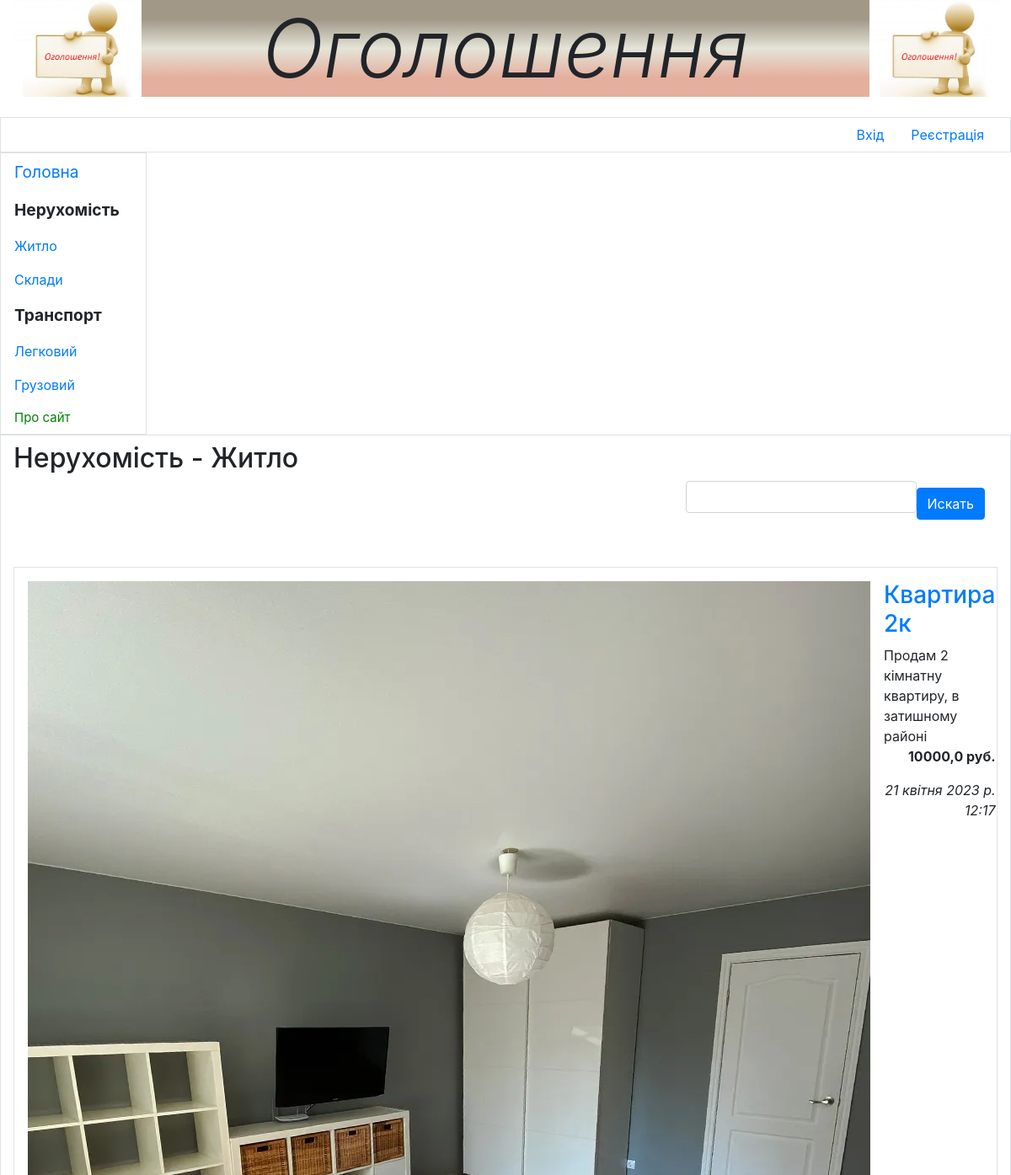
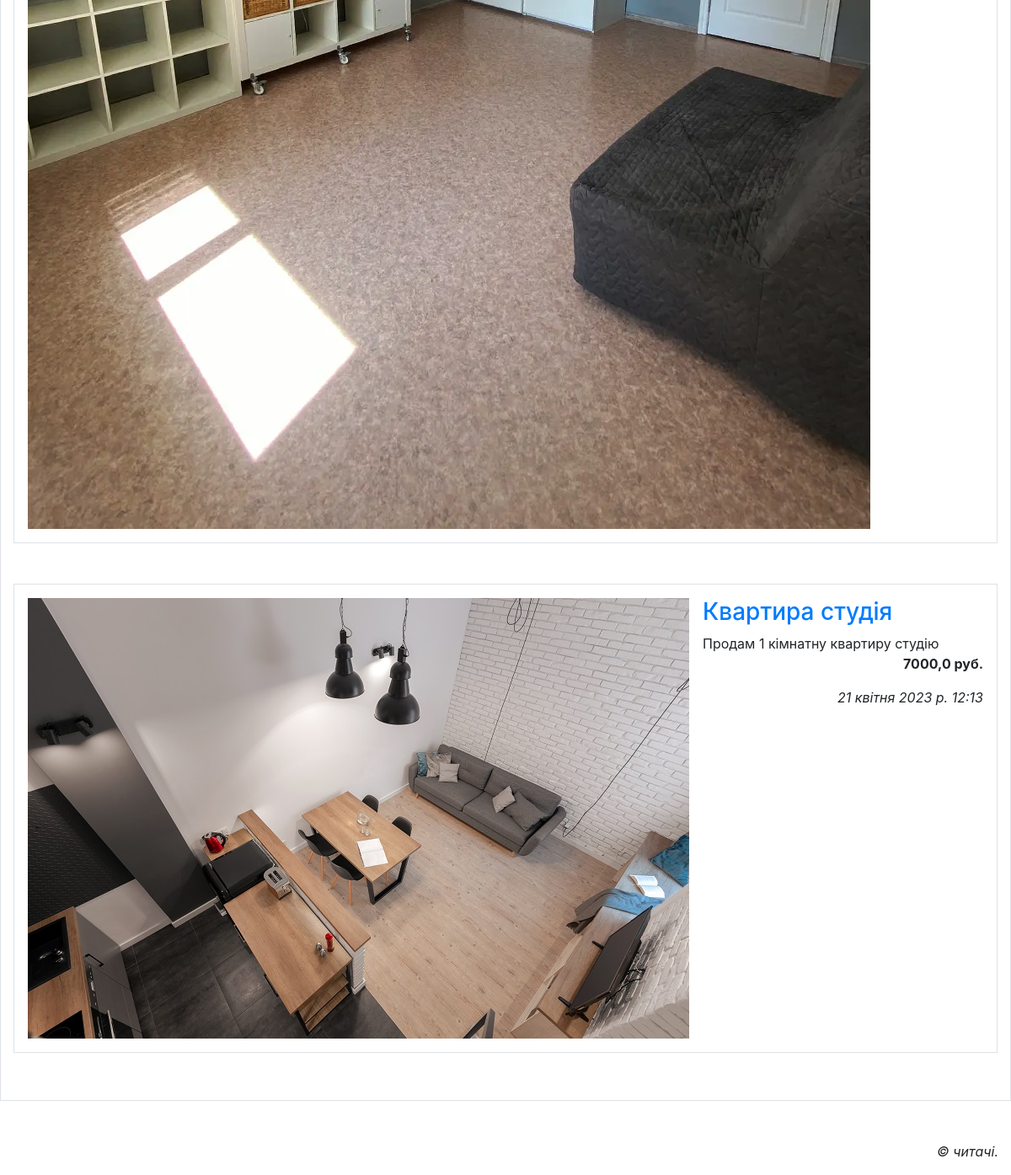
Screenshot of /3/ with the database file from the repository (2 pictures, top to bottom).
### main/models.py (models this page shows, shortened)
class Rubric(models .Model):
    name = models.CharField(max_length=20, db_index=True, unique=True, verbose_name='Назва')
    order = models.SmallIntegerField(default=0, db_index=True, verbose_name='Порядок')
    super_rubric = models.ForeignKey('SuperRubric', on_delete=models.PROTECT, null=True, blank=True,
                                     verbose_name='Надрубрика')

class Bb(models.Model):
    rubric = models.ForeignKey(SubRubric, on_delete=models.PROTECT, verbose_name='Рубрика')
    title = models.CharField(max_length=40, verbose_name='Товар')
    content = models.TextField(verbose_name='Опис')
    price = models.FloatField(default=0, verbose_name='Ціна')
    currency_choice = (
        ('UAH', 'UAH'),
        ('USD', 'USD'),
        ('EUR', 'EUR')
    )
    currency = models.CharField(max_length=10, choices=currency_choice, blank=True, default=None, verbose_name='Валюта')
    contacts = models.TextField(verbose_name=' Контакти')
    image = models.ImageField(blank=True, upload_to=get_timestamp_path, verbose_name='Зображення')
    author = models.ForeignKey(AdvUser, on_delete=models.CASCADE, verbose_name='Автор оголошення')
    is_active = models.BooleanField(default=True, db_index=True, verbose_name='Виводити у списку?')
    created_at = models.DateTimeField(auto_now_add=True, db_index=True, verbose_name='Опубліковано')
    class Meta:
        verbose_name = 'Оголошення'
        verbose_name_plural = 'Оголошення'
        ordering = ['-created_at']

### main/views.py (the view)
# urls.py: path('<int:pk>/', by_rubric, name='by_rubric'),
def by_rubric(request, pk):
    rubric = get_object_or_404(SubRubric, pk=pk)
    bbs = Bb.objects.filter(is_active=True, rubric=pk)
    if 'keyword' in request.GET:
        keyword = request.GET['keyword']
        q = Q(title__icontains=keyword) | Q(content__icontains=keyword)
        bbs = bbs.filter(q)
    else:
        keyword = ''
    form = SearchForm(initial={'keyword': keyword})
    page = paginator_common(request, bbs)
    context = {'rubric': rubric,
               'page': page,
               'bbs': page.object_list,
               'form': form,
               }
    return render(request, 'main/by_rubric.html', context)

### main/forms.py
class SearchForm(forms.Form):
    keyword = forms.CharField(required=False, max_length=20, label='')

### main/models.py (called while the page is built)
    def get_queryset(self):
        return super().get_queryset().filter(super_rubric__isnull=False)

    def __str__(self):
        return f'{self.super_rubric.name} - {self.name}'

### main/utilities.py (called while the page is built)
def paginator_common(request, pages):
    paginator = Paginator(pages, 2)
    if 'page' in request.GET:
        page_num = request.GET['page']
    else:
        page_num = 1
    page = paginator.get_page(page_num)
    return page

### main/templates/main/by_rubric.html (shortened to what this page needs)
{% extends "layout/basic.html" %}
{% load thumbnail %}
{% load static %}
{% load bootstrap4 %}
{% block content %}
    <h2 class="mb-2">{{ rubric }}</h2>
    <div class="container-fluid mb-2">
        <div class="row">
            <div class="col">&nbsp;</div>
            <form class="col-md-auto form-inline">
                {% bootstrap_form form show_label=False %}
                {% bootstrap_button content='Искать' button_type='submit' %}
            </form>
        </div>
    </div>
    {% if bbs %}
    <ul class="list-unstyled">
        {% for bb in bbs %}
        <li class="media my-5 p-3 border">
            {% url 'main:detail' rubric_pk=rubric.pk pk=bb.pk as url %}
            <a href="{{ url }}{{ all }}">
            {% if bb.image %}
                <img class="mr-3" src="{% thumbnail bb.image 'default' %}">
            {% else %}
                <img class="mr-3" src="{% static 'main/empty.jpg' %}">
            {% endif %}
            </a>
            <div class="media-body">
                <h3><a href="{{ url }}{{ all }}">
                {{ bb.title }}</a></h3>
                <div>{{ bb.content }}</div>
                <p class="text-right font-weight-bold">{{ bb.price }} руб.</p>
                <p class="text-right font-italic">{{ bb.created_at }}</p>
            </div>
        </li>
        {% endfor %}
    </ul>
    {% endif %}
{% endblock %}

### main/templates/layout/basic.html (shortened to what this page needs)
{% load bootstrap4 %}
{% load static %}
<!DOCTYPE html>
<html>
    <head>
        {% bootstrap_css %}
        <link rel="stylesheet" type="text/css" href="{% static 'main/style.css' %}">
    </head>
    <body class="container-fluid">
        <header class="mb-4">
           <i> <h1 class="display-1 text-center">Оголошення</h1> </i>
        </header>
        <div class="row">
            <ul class="col nav justify-content-end border">
                {% if user.is_authenticated %}
                    <li class="nav-item dropdown"><a class="nav-link dropdown-toggle" data-toggle="dropdown"
                        href="#" role="button" aria-haspopup="true" aria-expanded="false">Профіль</a>
                        <div class="dropdown-menu">
                            <a class="dropdown-item" href="{% url 'main:profile' %}">Moї оголошення</a>
                            <a class="dropdown-item" href="{% url 'main:profile_bb_add' %}">Додати оголошення</a>
                            <a class="dropdown-item" href="{% url 'main:profile_change' %}">Змінити особисті дані</a>
                            <a class="dropdown-item" href="{% url 'main:password_change' %}">Змінити пароль</a>
                            <div class="dropdown-divider"></div>
                            <a class="dropdown-item" href="{% url 'main:logout' %}">Вийти</a>
                            <div class="dropdown-divider"></div>
                            <a class="dropdown-item" href="{% url 'main:profile_delete' %}">Видалити</a>
                        </div>
                    </li>
                {% else %}
                    <li class="nav-item"><a class="nav-link" href="{% url 'main:login' %}">Bxід</a></li>
                {% endif %}
                <li class="nav-item"><a class="nav-link" href="{% url 'main:register' %}">Реєстрація</a></li>
            </ul>
        </div>
        <div class="row">
            <nav class="col-md-auto nav flex-column border">
                <a class="nav-link root" href="{% url 'main:index' %}">Головна</a>
                {% for rubric in rubrics %}
                        {% ifchanged rubric.super_rubric.pk %}
                            <span class="nav-link root font-weight-bold">
                            {{ rubric.super_rubric.name }}</span>
                        {% endifchanged %}
                        <a class="nav-link" href="{% url 'main:by_rubric' pk=rubric.pk %}">{{ rubric.name }}</a>
                {% endfor %}
                 <a class="nav-link root" href="{% url 'main:about'%}" style="color:green; font-size: 15px">Про сайт</a>
            </nav>
        <section class="col border py-2">
            {% block content %}
            {% endblock %}
        </section>
        </div>
        <footer class="mt-5">
            <p class="text-right font-italic">&copy; читачі.</p>
        </footer>
    </body>
</html>

### main/static/main/style.css (style rules this page uses)
header h1 { background: url("bg.jpg") left / auto 100% no-repeat, url("bg.jpg") right / auto 100% no-repeat , linear-gradient(to top, #E4AF9D 20%, #E4E4D8 50%, #A19887 80%); }
.root { font-size: larger; }

### rows the page displays
Rubric: super_rubric.name "Нерухомість", name "Житло", super_rubric+name "Нерухомість - Житло"
Rubric: name "Склади"
Rubric: super_rubric.name "Транспорт", name "Легковий"
Rubric: name "Грузовий"
Bb: image (picture), title "Квартира 2к", content "Продам 2 кімнатну квартиру, в затишному районі", price "10000,0", created_at "21 квітня 2023 р. 12:17"
Bb: image (picture), title "Квартира студія", content "Продам 1 кімнатну квартиру студію", price "7000,0", created_at "21 квітня 2023 р. 12:13"
